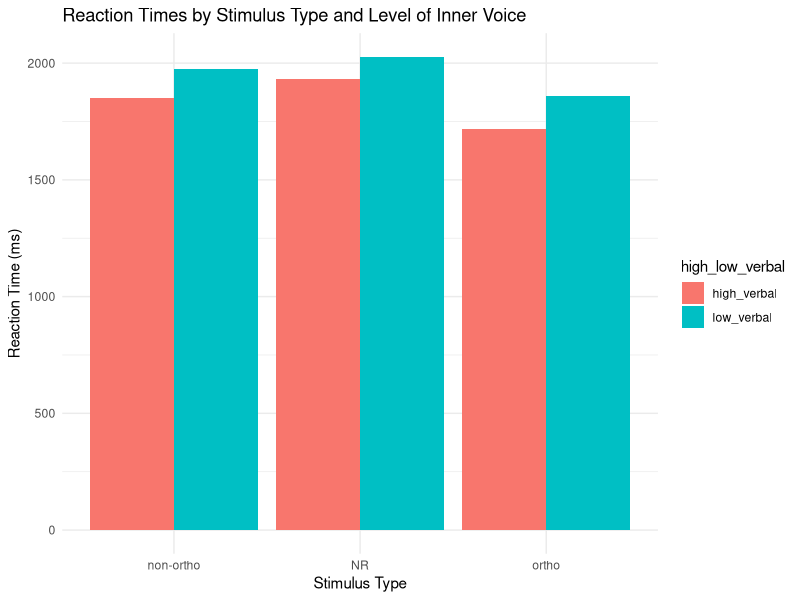
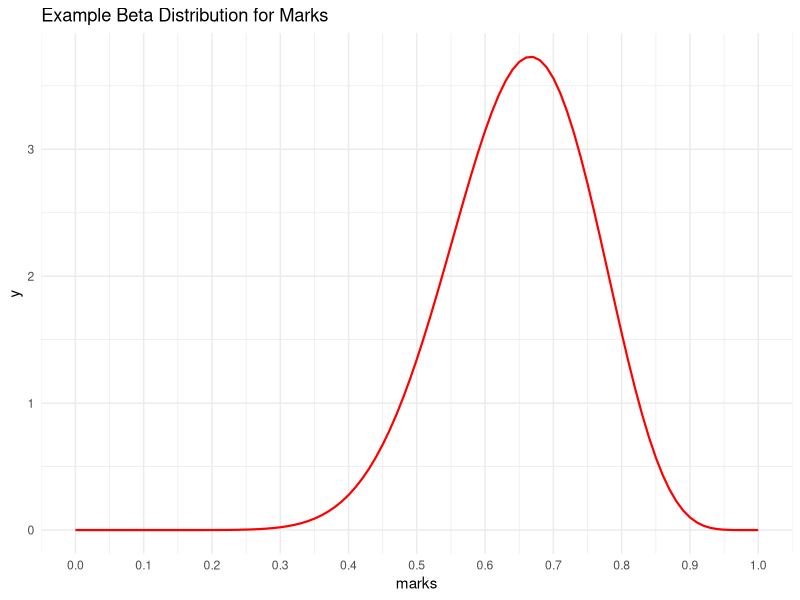
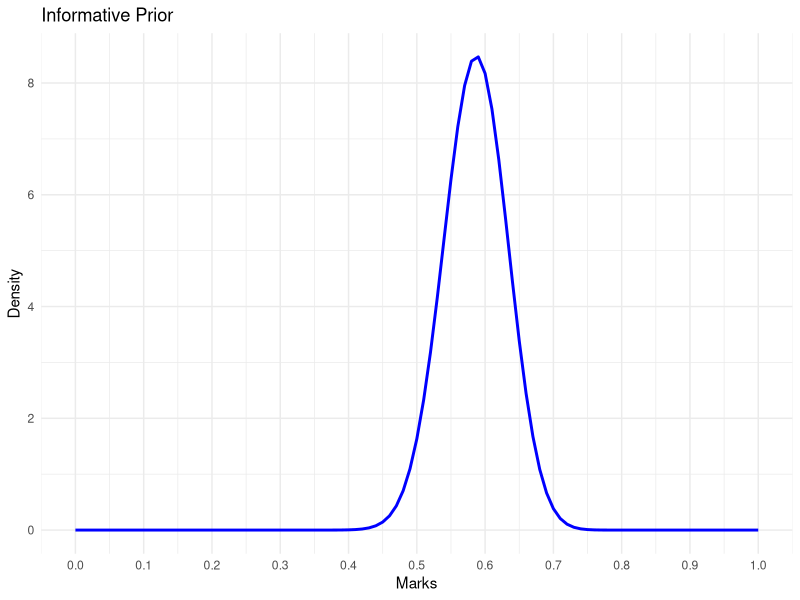
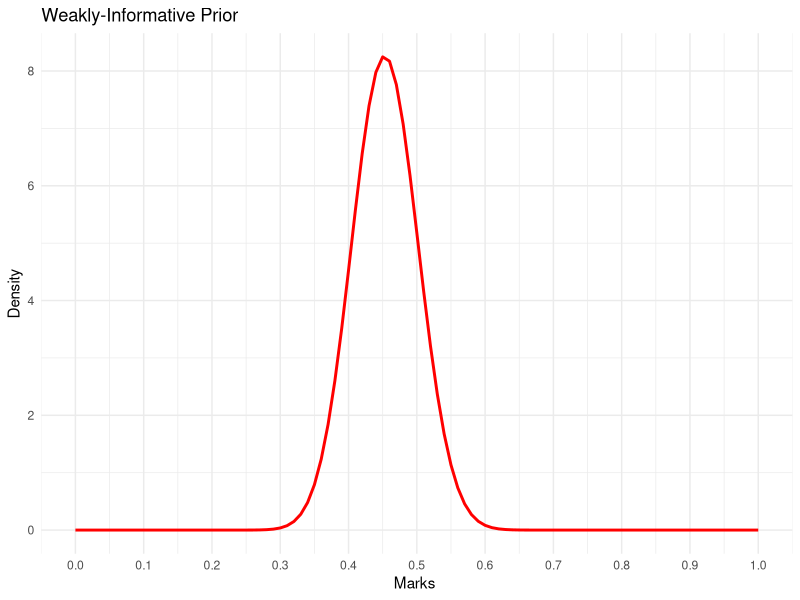
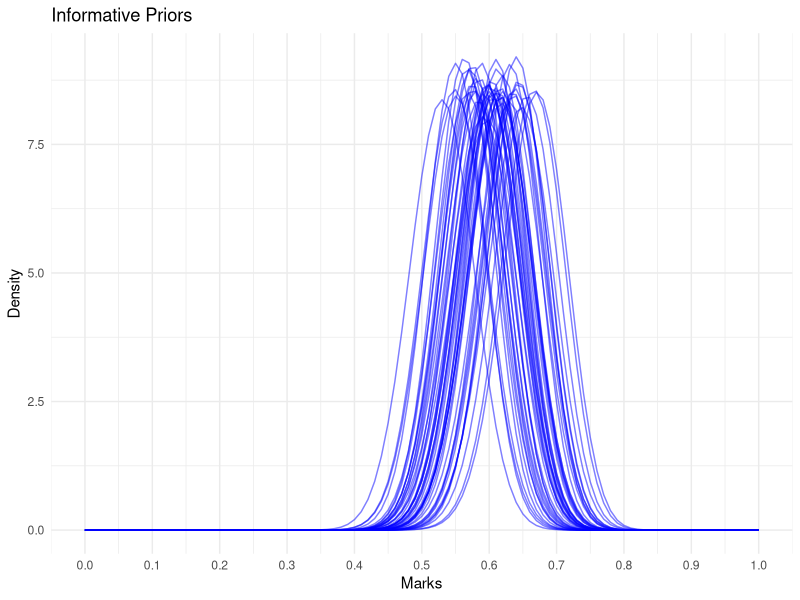
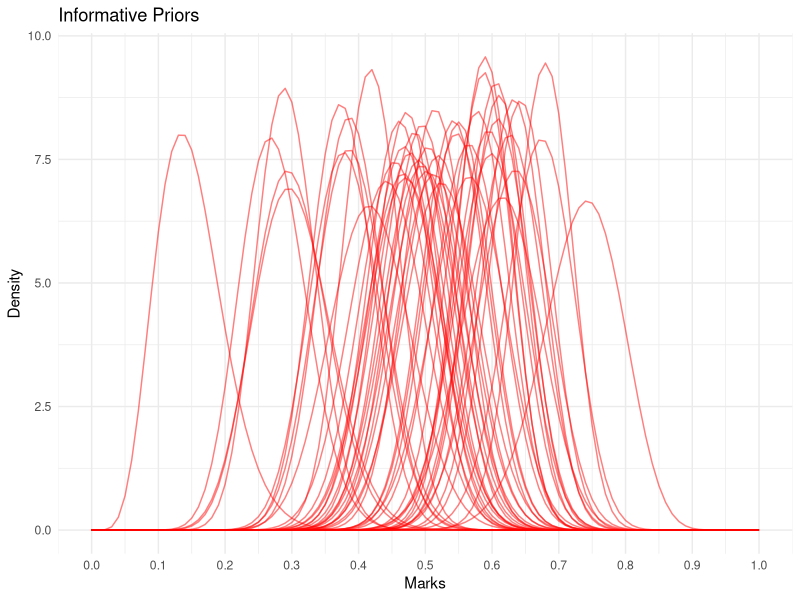

These charts were generated, in order, by the following R code:
library(tidyverse)
library(lme4)

#################### Question 2 ############################

#Load the data 
rhyming_data <- read.csv('data/rhyming.csv')

#tidying the data
rhyming_data_2 <- rhyming_data %>%
  unite(stimulus, image_1, image_2, sep = "_") #this is to merge columns image_1 and image_2 into a new column named stimulus  


# Calculate the mean reaction time for each combination of `type` and `high_low_verbal`
summary_data <- rhyming_data_2 %>%
  group_by(type, high_low_verbal) %>%
  summarise(mean_rt = mean(rt))

# Plot the data using a bar graph
ggplot(summary_data, aes(x = type, y = mean_rt, fill = high_low_verbal)) +
  geom_bar(stat = "identity", position = "dodge") +
  labs(title = "Reaction Times by Stimulus Type and Level of Inner Voice",
       x = "Stimulus Type",
       y = "Reaction Time (ms)") +
  theme_minimal() 


#Chose a linear mixed-effects model (LMM) to analyze the data
# Justification:
  #A mixed-effects model can account for both fixed effects (stimulus type, level of inner voice) and random effects (participant variability)
  #The data has multiple trials per participant.
rhyming_model <- lmer(data = rhyming_data, rt ~ type * high_low_verbal + (1 | worker_id))
summary(rhyming_model)

# Justification:
# - The model includes `type` and `high_low_verbal` as fixed effects, and their interaction.
# - The random effect `(1 | worker_id)` accounts for variability between participants.
# - This structure allows us to test whether the effect of stimulus type on reaction times depends on the level of inner speech.
#each person has an individual slope but no intercept 
#each person goes through one trial and one condition 


#Interpret the output
# Since there are only t values given, any value above -2 and + 2 are considered significant 
# 



########################## QUESTION 2 ###############################


#####3.1
#The Beta distribution takes two shape parameters: alpha (α) and beta (β)
# It is a continuous probability distribution defined on the interval [0, 1]
# In our case, the dependent variable (DV) represents percentages of marks. 
# Since the Beta distribution is defined on the interval [0, 1], we need to rescale the marks (0 to 100) to [0, 1].
# To do this, we divide the percentages by 100 (considering marks are out of 100)
   #For example: 
     # - A mark of 67% would become 0.67
     # - A mark of 85% would become 0.85



####3.2 
# Set seed for reproducibility
set.seed(100)

# Simulate marks out of 100 (as an example)
x <- seq(0, 100, by = 1)  # Marks range from 0 to 100

# Rescaling marks to fit into the [0, 1] interval
marks <- x / 100 
# The marks are rescaled to the interval [0, 1] by dividing each value by 100.
# This is necessary because the Beta distribution is defined only for values between 0 and 1.

# Define parameters for the Beta distribution
alpha <- 13
beta <- 7
#Here, 'alpha = 13' and 'beta = 7' are chosen as example values.

# Calculate the probability density function (PDF) for the Beta distribution
y <- dbeta(marks, alpha, beta)  # The result, 'y', represents the probability density at each value of 'marks'

# Create a data frame for plotting
beta_data <- tibble(x = marks, y = y)

# Plot the Beta distribution
ggplot(beta_data, aes(x = marks, y = y)) +
  geom_line(color = "red", linewidth = 0.75) +
  labs(title = "Example Beta Distribution for Marks") +
  scale_x_continuous(breaks = seq(0, 1, by = 0.1)) +
  theme_minimal()


#####3.3

# Defining parameters for informative prior
alpha_informative <- rnorm(n= 1, mean= 67, sd=5) 
beta_informative <- rnorm(n= 1, mean= 45, sd=5)
# Justification: Informative priors are based on prior knowledge, so we use the defined values
# for alpha_informative and beta_informative to ensure consistency.

# Defining parameters for weakly-informative prior
alpha_weakly <- rnorm(n= 1, mean= 50, sd=20) #taking a mean mark of 50 here with a broad sd range
beta_weakly <-  rnorm(n= 1, mean= 45, sd=15)
# Justification: Weakly informative priors are broad and less specific, so we use means (50, 45)
# and larger standard deviations (20, 15) to ensure the priors cover a wide range of possible values.

# Calculate densities for informative and weakly informative priors
y_informative <- dbeta(marks, alpha_informative, beta_informative)
y_weakly <- dbeta(marks, alpha_weakly, beta_weakly)

# Creating tables for plotting
informative_data <- tibble(x = marks, y = y_informative, Prior = "Informative")
weakly_data <- tibble(x = marks, y = y_weakly, Prior = "Weakly-Informative")

# Plot for Informative Prior
ggplot(informative_data, aes(x = x, y = y)) +
  geom_path(color = "blue", size = 1) +
  labs(title = "Informative Prior",
       x = "Marks",
       y = "Density") +
  scale_x_continuous(breaks = seq(0, 1, by = 0.1)) +
  theme_minimal()

# Plot for Weakly-Informative Prior 
ggplot(weakly_data, aes(x = x, y = y)) +
  geom_path(color = "red", size = 1) +  
  labs(title = "Weakly-Informative Prior",
       x = "Marks ",
       y = "Density") +
  scale_x_continuous(breaks = seq(0, 1, by = 0.1)) +
  theme_minimal()



#### 3.4 

# Function to compute the density for a given alpha and beta
gen_prior_pred <- function(n, alpha_prior, beta_prior) { 
  x <- seq(0, 1, 0.01)   # Generate a sequence of x values (rescaled marks in [0, 1])
  
  # Create a table with the density values for the Beta distribution
  d <- tibble(n = n, alpha = alpha_prior, beta = beta_prior, 
              x = x, 
              y = dbeta(x, alpha_prior, beta_prior)) #compute beta density
  return(d) #Return the data 
}


# Create informative priors (narrow and specific)
priors_informative <- tibble(n = 1:50) %>% #Creating 50 prior samples, assuming that there are 50 students in the class
  group_by(n) %>% 
  mutate( alpha_prior = rnorm(n= 1, mean= 67, sd = 5) , #Using the defined alpha_informative value (centered around 67)
          beta_prior = rnorm(n= 1, mean= 45, sd = 5)  #Using the defined beta_informative value 
    )   
   
  

# Create weakly informative priors (broad and less specific)
priors_weakly <- tibble(n = 1:50) %>% 
  group_by(n) %>% 
  mutate(alpha_prior = rnorm(n= 1, mean= 50, sd=20) ,  #Using the defined alpha_weakly value (centered around 50)
         beta_prior = rnorm(n= 1, mean = 45, sd=15)  #Using the defined beta_weakly 
  )


# Apply function to each prior sample for informative priors
prior_llh_informative <- pmap_df(priors_informative, gen_prior_pred)

# Apply function to each prior sample for weakly informative priors
prior_llh_weakly <- pmap_df(priors_weakly, gen_prior_pred)

# Plot for Informative Priors
ggplot(prior_llh_informative, aes(x, y, group = interaction(alpha, beta))) +  
  geom_path(alpha = 0.50, color = "blue") +  
  labs(title = "Informative Priors",
       x = "Marks",
       y = "Density") +
  scale_x_continuous(breaks = seq(0, 1, by = 0.1)) +
  theme_minimal()

# Plot for Weakly Informative Priors
ggplot(prior_llh_weakly, aes(x, y, group = interaction(alpha, beta))) +  
  geom_path(alpha = 0.50, color = "red") +  
  labs(title = "Informative Priors",
       x = "Marks",
       y = "Density") +
  scale_x_continuous(breaks = seq(0, 1, by = 0.1)) +
  theme_minimal()





